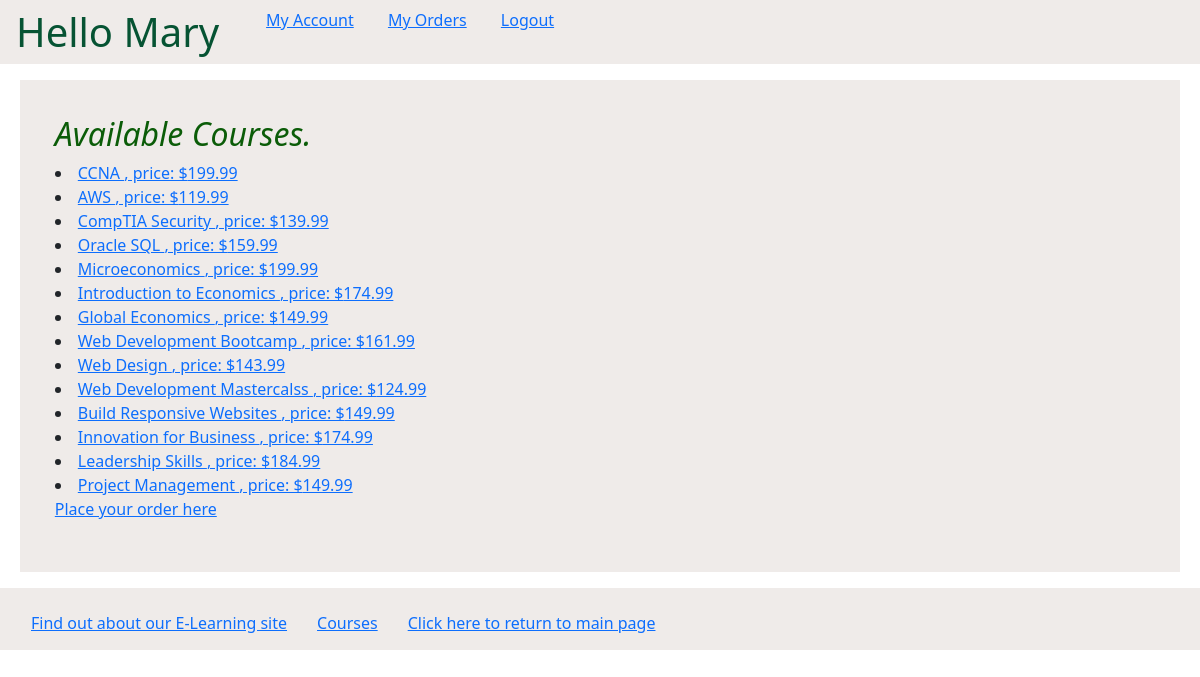
The page /myapp/courses/ (signed in) on the database as committed earlier.
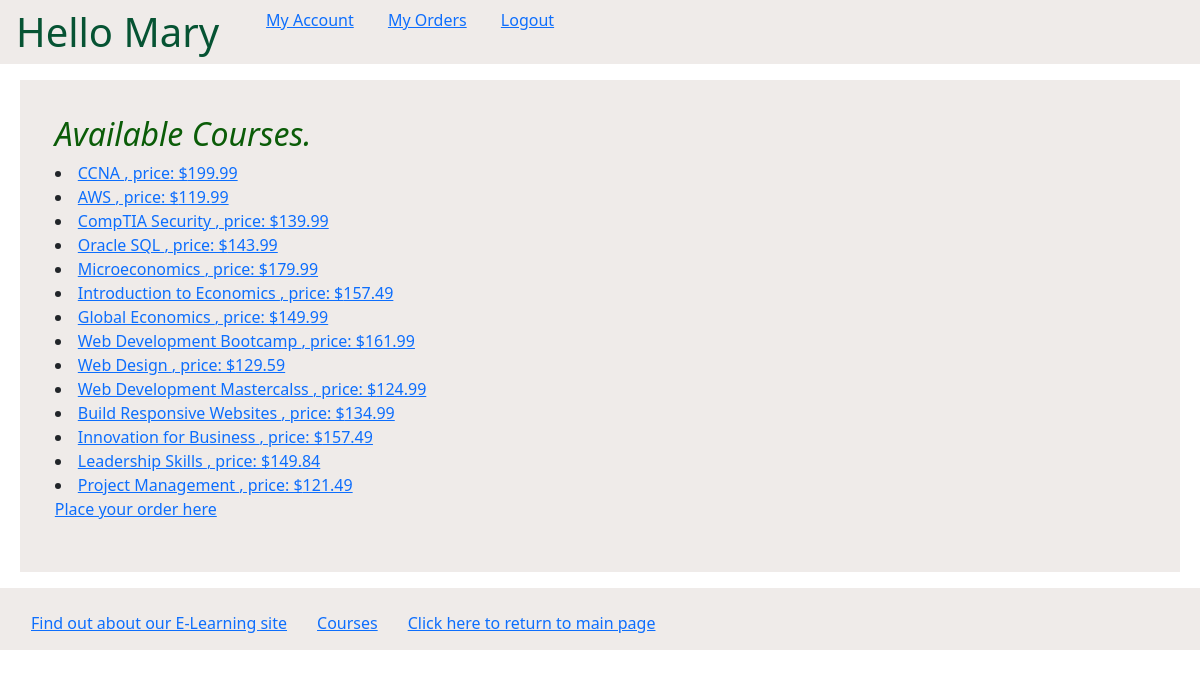
The same page on the database as committed later.
### myapp/models.py (models this page shows, shortened)
class Course(models.Model):
    topic = models.ForeignKey(Topic, related_name='courses', on_delete=models.CASCADE)
    name = models.CharField(max_length=200)
    price = models.DecimalField(max_digits=10, decimal_places=2, validators=[validateprice])
    for_everyone = models.BooleanField(default=True)
    description = models.TextField(max_length=300, null=True, blank=True)
    interested = models.PositiveIntegerField(default=0)
    stages = models.PositiveIntegerField(default=3)

### myapp/views.py (the view)
# urls.py: path(r'courses/', views.courses, name='courses'),
@login_required
def courses(request):
    courlist = Course.objects.all().order_by('id')
    return render(request, 'myapp/courses.html', {'courlist': courlist})

### templates/myapp/courses.html (shortened to what this page needs)
{% extends 'myapp/base.html' %}
{% block body_block %}
<div style="background-color: #efebe9; padding: 3%;">
 {% if courlist %}
        <h2>Available Courses.</h2>
            {% for course in courlist %}
                <li><a href="{% url 'myapp:course_detail' cour_id=course.id %}">{{ course.name}} , price: ${{course.price}}</a></li>
            {% endfor %}
    {% else %}
        <strong>There are no available courses!</strong>
    {% endif %}
    <p><a href="{% url 'myapp:place_order' %}"> Place your order here </a></p>
</div>
{% endblock %}

### templates/myapp/base.html (shortened to what this page needs)
<!DOCTYPE html>
{% load static %}
<html>
  <head>
    <link
      rel="stylesheet"
      type="text/css"
      href="{% static 'myapp/style.css' %}"
    />
  <link href="https://cdn.jsdelivr.net/npm/bootstrap@5.2.0/dist/css/bootstrap.min.css" rel="stylesheet">
  </head>
  <body>
    <nav class="navbar navbar-light navbar-expand-lg px-3 pb-0" style="background-color: #efebe9;">
          <div class="collapse navbar-collapse" id="navbarNav">
          <ul class="navbar-nav">
               <li class="nav-item active" style="font-weight: bold">
          <h1 style="    text-align: center;">{% block myhdg %}Hello {{ request.user.first_name }}{% endblock %}</h1>
               </li>
        {% if request.user.is_authenticated %}
            <ul>
             <li class="hbar1 "><a href = "{% url 'myapp:myaccount' %}">My Account</a></li>
            <li class="hbar1"><a href = "{% url 'myapp:myorders' %}">My Orders</a></li>
            <li class="hbar1"><a href = "{% url 'myapp:user_logout' %}">Logout</a></li>
            </ul>
      {% else %}
            <div>
                <li class="hbar1"><a href = "{% url 'myapp:user_login' %}">Login</a></li>
            <li class="hbar1"><a href = "{% url 'myapp:registerstudent' %}">Register</a></li>
            </div>
      {% endif %}
          </ul>
          </div></nav>
    <div class="lg-3 md-5 sm-6 mx-1 p-3">{% block body_block %}*** {% endblock %}</div>
{% if request.user.is_authenticated %}
    <div><nav class="navbar navbar-light navbar-expand-lg px-3 pb-0" style="background-color: #efebe9;">
        <div class="collapse navbar-collapse" id="navbarNav">
        <ul class="navbar-nav">
        <li class="hbar1">
          <a href="/myapp/about/">Find out about our E-Learning site</a>
        </li>
          <li class="hbar1">
          <a href="{% url 'myapp:courses' %}">Courses</a>
        </li>
        <li class="hbar1">
          <a href="{% url 'myapp:index' %}">Click here to return to main page</a
          ><br />
        </li>
      </ul>
        </div></nav>
    </div>
  {% endif %}
  </body>
</html>

### myapp/static/myapp/style.css (style rules this page uses)
.hbar1 { display:inline; margin:15px; }
body { background-color: rgb(167, 193, 182); color: rgb(86 27 139); }
h1 { font-size:50px; color:#065333; font-style:normal; }
h2 { font-size:20px; color:rgb(11, 92, 8); font-style:italic; }

Rows that differ between the two databases and show on the page:
changed Course "Oracle SQL": price "159.99" → "143.99"
changed Course "Microeconomics": price "199.99" → "179.99"
changed Course "Introduction to Economics": price "174.99" → "157.49"
changed Course "Web Design": price "143.99" → "129.59"
changed Course "Build Responsive Websites": price "149.99" → "134.99"
changed Course "Innovation for Business": price "174.99" → "157.49"
changed Course "Leadership Skills": price "184.99" → "149.84"
changed Course "Project Management": price "149.99" → "121.49"
